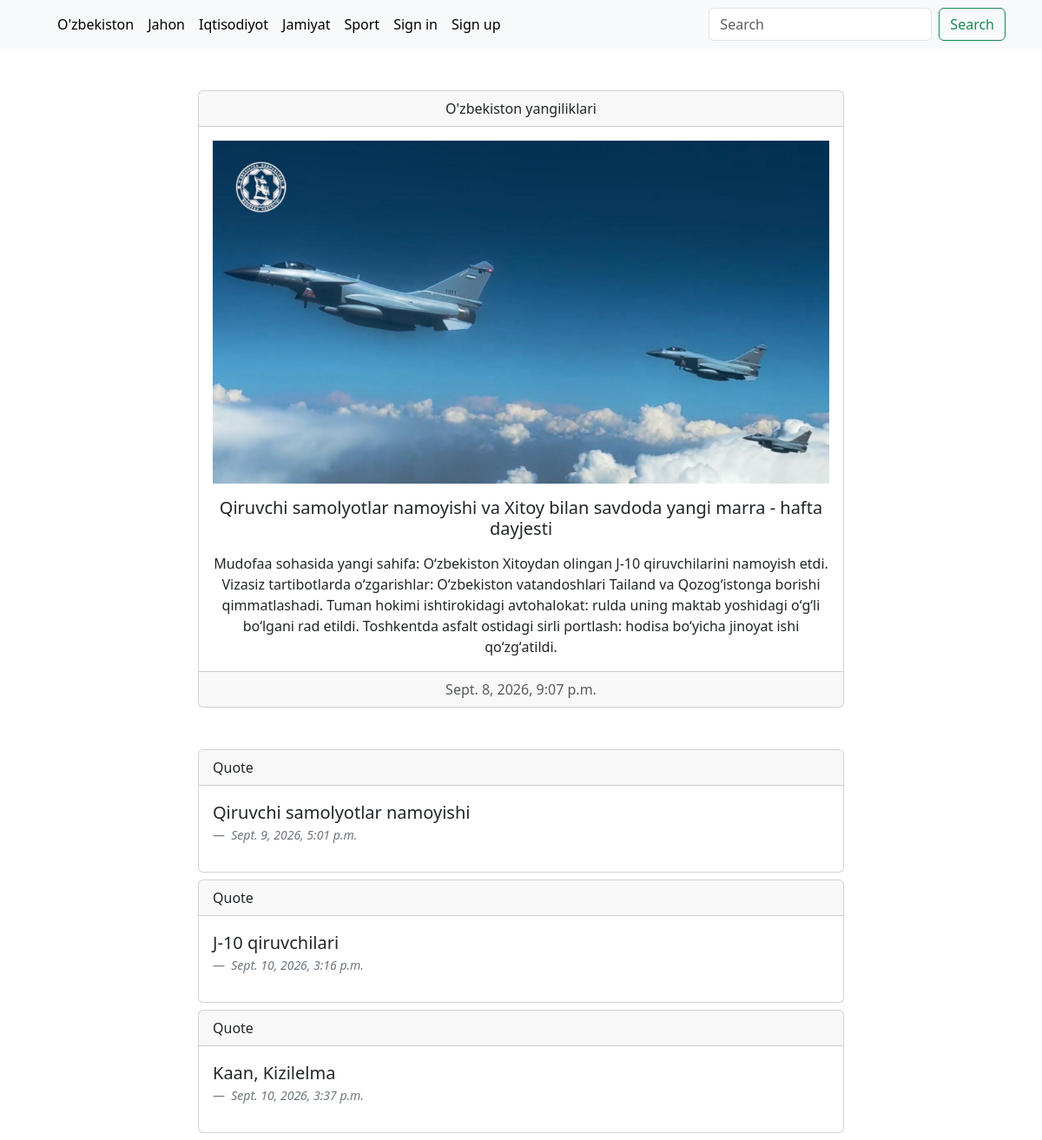
/articles/1/, run on the app's committed database.
### blog/models.py (models this page shows, shortened)
class Category(models.Model):
    title = models.CharField(max_length=30)
    class Meta:
        verbose_name = "Category"
        verbose_name_plural = "Categories"

class Article(models.Model):
    title = models.CharField(max_length=250)
    info = models.TextField()
    image = models.ImageField(upload_to="images/",blank=True,null=True)
    created_at = models.DateTimeField(auto_now_add=True)
    updated_at = models.DateTimeField(auto_now=True)
    category = models.ForeignKey(Category,on_delete=models.CASCADE)
    def get_image(self):
        try:
            return self.image.url
        except:
            return "https://png.pngtree.com/png-vector/20221125/ourlarge/pngtree-no-image-available-icon-flatvector-illustration-pic-design-profile-vector-png-image_40966566.jpg"

class Comment(models.Model):
    title = models.TextField()
    user = models.ForeignKey(AUTH_USER_MODEL, on_delete=models.CASCADE)
    article = models.ForeignKey(Article, on_delete=models.CASCADE)
    created_at = models.DateTimeField(auto_now_add=True)

### blog/views.py (the view)
# urls.py: path('articles/<int:pk>/', Detail.as_view(), name="detail"),
class Detail(DetailView):
    model = Article
    template_name = "blog/detail.html"
    context_object_name = "article"
    def get_context_data(self, **kwargs):
        context = super().get_context_data()
        article = Article.objects.get(pk=self.kwargs['pk'])
        comments = Comment.objects.filter(article=article)
        context["comments"] = comments
        context["comment_form"] = CommentForm
        return context

### blog/templatetags/blog_tags.py (called while the page is built)
@register.simple_tag()
def get_categories():
    return Category.objects.all()

### blog/templates/blog/detail.html (shortened to what this page needs)
{% extends 'base.html' %}
{% block main %}
<div class="container">
<div class="card text-center my-5 col-8 mx-auto">
  <div class="card-header">
    {{article.category.title}} yangiliklari
  </div>
  <div class="card-body">
     <img src="{{article.get_image}}" alt="{{article.title}}" width="100%">
    <h5 class="card-title my-3">{{article.title}}</h5>
    <p class="card-text">{{article.info}}</p>
  </div>
  <div class="card-footer text-body-secondary">
    {{article.created_at}}
  </div>
</div>
  <div>
    {% for comment in comments %}
    <div class="card my-2 col-8 mx-auto">
  <div class="card-header">
    Quote
  </div>
  <div class="card-body">
    <figure>
      <blockquote class="blockquote">
        <p>{{comment.title}}</p>
      </blockquote>
      <figcaption class="blockquote-footer">
        <cite title="Source Title">{{comment.created_at}}</cite>
      </figcaption>
    </figure>
  </div>
</div>
    {% endfor %}
  </div>
</div>
{% endblock main %}

### templates/base.html (shortened to what this page needs)
{% load blog_tags %}
{% get_categories as categories %}
<!doctype html>
<html lang="en">
  <head>
    <link href="https://cdn.jsdelivr.net/npm/bootstrap@5.3.8/dist/css/bootstrap.min.css" rel="stylesheet">
  </head>
  <body>
  <header>
    <nav class="navbar navbar-expand-lg bg-body-tertiary">
  <div class="container">
    <div class="collapse navbar-collapse" id="navbarSupportedContent">
      <ul class="navbar-nav me-auto mb-2 mb-lg-0">
        {% for category in categories %}
        <li class="nav-item">
          <a class="nav-link active" aria-current="page" href="{% url 'category' category.pk %}">{{category.title}}</a>
        </li>
        {% endfor %}
        {% if request.user.is_authenticated %}
        <li class="nav-item">
          <form action="{% url 'signout' %}" method="post">
            {% csrf_token %}
            <button type="submit" class="nav-link active">Sign out</button>
          </form>
        </li>
        {% else %}
        <li class="nav-item">
          <a class="nav-link active" aria-current="page" href="{% url 'signin' %}">Sign in</a>
        </li>
        <li class="nav-item">
          <a class="nav-link active" aria-current="page" href="{% url 'signup' %}">Sign up</a>
        </li>
        {% endif %}
      </ul>
      <form class="d-flex" role="search" action="{% url 'search' %}" method="get">
        <input class="form-control me-2" type="search" placeholder="Search" aria-label="Search" name="q"/>
        <button class="btn btn-outline-success" type="submit">Search</button>
      </form>
    </div>
  </div>
</nav>
  </header>
  <main>
    {% block main %}
    {% endblock main %}
  </main>
  </body>
</html>

### data on the page
Category: title "O'zbekiston"
Category: title "Jahon"
Category: title "Iqtisodiyot"
Category: title "Jamiyat"
Category: title "Sport"
Article: category "O'zbekiston", get_image (picture), title "Qiruvchi samolyotlar namoyishi va Xitoy bilan savdoda yangi marra - hafta dayjesti", info "Mudofaa sohasida yangi sahifa: Oʻzbekiston Xitoydan olingan J-10 qiruvchilarini namoyish etdi. Vizasiz tartibotlarda oʻzgarishlar: Oʻzbekiston vatandoshlari Tailand va Qozogʻistonga borishi qimmatlashadi. Tuman hokimi ishtirokidagi avtohalokat: rulda uning maktab yoshidagi oʻgʻli boʻlgani rad etildi. Toshkentda asfalt ostidagi sirli portlash: hodisa boʻyicha jinoyat ishi qoʻzgʻatildi.", created_at "Sept. 8, 2026, 9:07 p.m."
Comment: title "Qiruvchi samolyotlar namoyishi", created_at "Sept. 9, 2026, 5:01 p.m."
Comment: title "J-10 qiruvchilari", created_at "Sept. 10, 2026, 3:16 p.m."
Comment: title "Kaan, Kizilelma", created_at "Sept. 10, 2026, 3:37 p.m."
